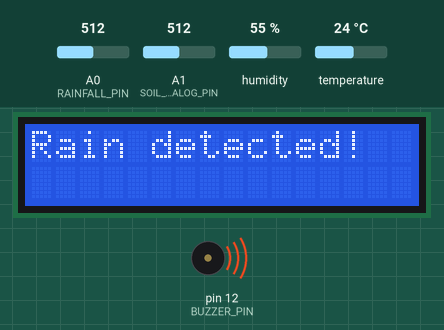
Bench run of a sketch on a simulated Arduino Uno, built with avr-gcc and run on an emulated ATmega328P. Shown: 16×2 character LCD, buzzer (waves = sounding, pin HIGH). Inputs (shaded band) come from the test bench; at power-on: A0 (RAINFALL_PIN) = 512, A1 (SOIL_MOISTURE_ANALOG_PIN) = 512, humidity 55 %, temperature 24 °C. What the sketch prints to the serial monitor is not drawn.

Above: at 1.2 s.
1.3 s: A0 (RAINFALL_PIN) set to 974
3.3 s: A0 (RAINFALL_PIN) set to 994
At 5.3 s:
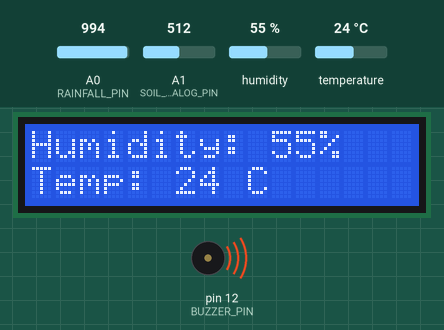
5.6 s: A1 (SOIL_MOISTURE_ANALOG_PIN) set to 781
7.4 s: A1 (SOIL_MOISTURE_ANALOG_PIN) set to 817
At 8.8 s:
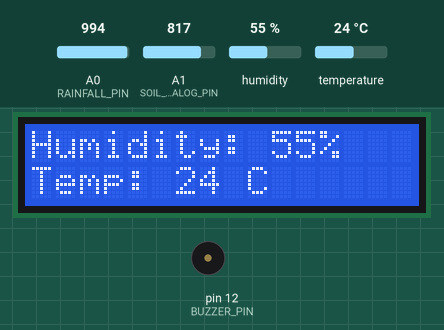
9.7 s: humidity set to 22 %
At 10.6 s:
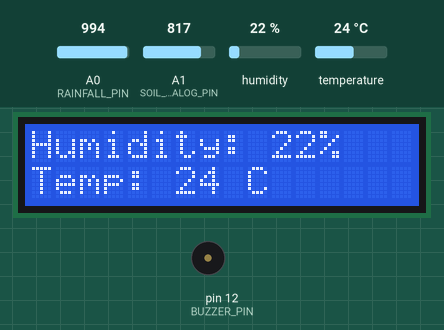
11.7 s: temperature set to 12 °C
At 13.5 s:
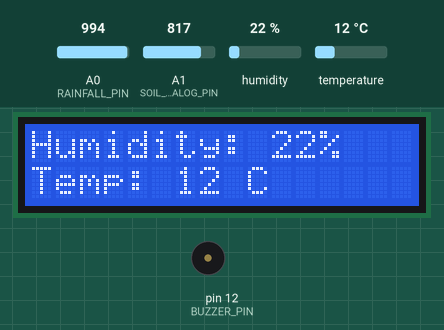
Timing chart, 0 to 14.8 s (numbered marks = the images above; inputs shaded):
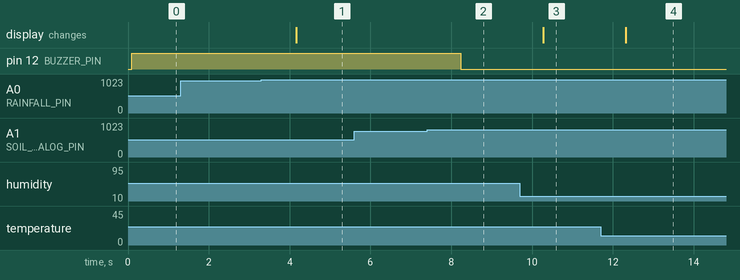

The sketch:

arduino_ide_code.ino
```cpp
#include <DHT.h>
#include <LiquidCrystal.h>

#define DHTPIN 2
#define DHTTYPE DHT11
#define RAINFALL_PIN A0
#define BUZZER_PIN 12
#define SOIL_MOISTURE_ANALOG_PIN A1
#define SOIL_MOISTURE_DIGITAL_PIN 3

#define LCD_RS_PIN 7
#define LCD_EN_PIN 6
#define LCD_D4_PIN 5
#define LCD_D5_PIN 4
#define LCD_D6_PIN 3
#define LCD_D7_PIN 2

DHT dht(DHTPIN, DHTTYPE);
LiquidCrystal lcd(LCD_RS_PIN, LCD_EN_PIN, LCD_D4_PIN, LCD_D5_PIN, LCD_D6_PIN, LCD_D7_PIN);

int humidity;
int temperature;
int rainValue;
int soilMoistureValue;
int rainThreshold = 10;
int soilMoistureThreshold = 800; // Adjust this value based on your sensor's readings

void setup() {
  Serial.begin(115200);
  Serial.println("DHT11, Rain Sensor, and Soil Moisture Sensor");
  Serial.println("Ready");
  dht.begin();
  lcd.begin(16, 2);
  pinMode(BUZZER_PIN, OUTPUT);
  pinMode(RAINFALL_PIN, INPUT);
  pinMode(SOIL_MOISTURE_DIGITAL_PIN, INPUT);
}

void loop() {
  humidity = dht.readHumidity();
  temperature = dht.readTemperature();
  rainValue = analogRead(RAINFALL_PIN);
  soilMoistureValue = analogRead(SOIL_MOISTURE_ANALOG_PIN);

  Serial.print("Humidity: ");
  Serial.print(humidity);
  Serial.print(" %, Temp: ");
  Serial.print(temperature);
  Serial.print(" °C, Rain: ");
  Serial.print(rainValue);
  Serial.print(", Soil Moisture: ");
  Serial.println(soilMoistureValue);

  rainValue = map(rainValue, 0, 1023, 225, 0);

  if (rainValue >= rainThreshold) {
    Serial.println("Rain detected");
    lcd.clear();
    lcd.setCursor(0, 0);
    lcd.print("Rain detected!");
    digitalWrite(BUZZER_PIN, HIGH);
  } else {
    lcd.clear();
    lcd.setCursor(0, 0);
    lcd.print("Humidity: ");
    lcd.print(humidity);
    lcd.print("%");
    lcd.setCursor(0, 1);
    lcd.print("Temp: ");
    lcd.print(temperature);
    lcd.print(" C");
    digitalWrite(BUZZER_PIN, LOW);
  }


  // Analog soil moisture reading
  if (soilMoistureValue >= soilMoistureThreshold) { // Soil is wet
    Serial.println("Soil is dry");
    Serial.println("Motor is on");
    digitalWrite(BUZZER_PIN, LOW); // Turn on buzzer
  } else { // Soil is dry
    Serial.println("Soil is wet");

    digitalWrite(BUZZER_PIN, HIGH); // Turn off buzzer
  }

  delay(1000); // Increase delay to slow down the readings
}
```

Measured:
- the behaviour switches between 982 and 983 on A0 (RAINFALL_PIN) (found by bisection; images 0 and 1)
- the behaviour switches between 799 and 800 on A1 (SOIL_MOISTURE_ANALOG_PIN) (found by bisection; images 1 and 2)
- after the input at 1.3 s, every drawn part: stays the same
- after the input at 3.3 s, the display: changes after 0.86 s (image 1)
- after the input at 7.4 s, pin 12 (BUZZER_PIN): HIGH → LOW after 0.84 s
- after the input at 9.7 s, the display: changes after 0.58 s (image 3)
- after the input at 11.7 s, the display: changes after 0.61 s (image 4)
